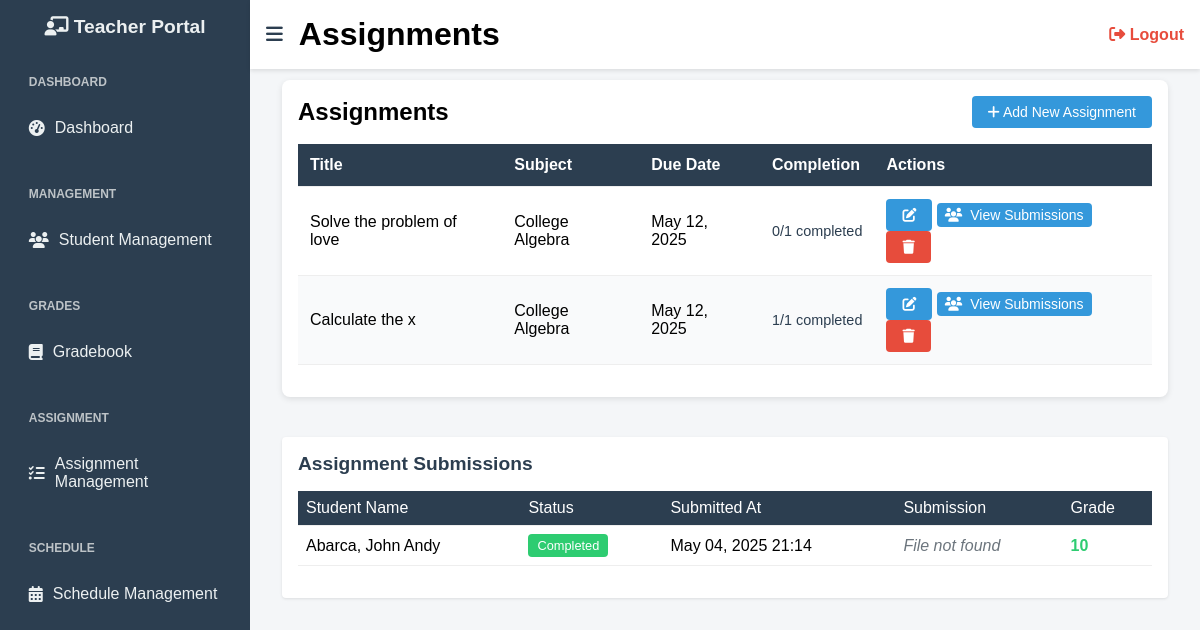
Page /assignment_management.php?view_submissions=18 (signed in) on the committed database.
### tables this page shows
CREATE TABLE `assignments` (
  `id` int(11) NOT NULL,
  `title` varchar(255) NOT NULL,
  `description` text DEFAULT NULL,
  `due_date` date NOT NULL,
  `subject_id` int(11) NOT NULL,
  `created_at` timestamp NOT NULL DEFAULT current_timestamp()
);

CREATE TABLE `subjects` (
  `id` int(11) NOT NULL,
  `subject_code` varchar(50) NOT NULL,
  `subject_name` varchar(100) NOT NULL,
  `units` int(11) NOT NULL,
  `semester` varchar(20) DEFAULT NULL,
  `year_level` varchar(20) DEFAULT NULL,
  `school_year` varchar(9) DEFAULT NULL,
  `program` varchar(255) DEFAULT NULL
);

CREATE TABLE `assignment_submissions` (
  `id` int(11) NOT NULL,
  `assignment_id` int(11) NOT NULL,
  `student_id` int(11) NOT NULL,
  `status` enum('pending','completed') DEFAULT 'pending',
  `file_path` varchar(255) DEFAULT NULL,
  `grade` int(11) DEFAULT NULL,
  `submitted_at` timestamp NOT NULL DEFAULT current_timestamp()
);

CREATE TABLE `students` (
  `id` int(11) NOT NULL,
  `lastname` varchar(100) DEFAULT NULL,
  `firstname` varchar(100) DEFAULT NULL,
  `middlename` varchar(100) DEFAULT NULL,
  `dob` date DEFAULT NULL,
  `gender` varchar(10) DEFAULT NULL,
  `email` varchar(150) DEFAULT NULL,
  `phone` varchar(20) DEFAULT NULL,
  `address` text DEFAULT NULL,
  `grade_level` varchar(50) DEFAULT NULL,
  `program` varchar(100) DEFAULT NULL,
  `previous_school` varchar(150) DEFAULT NULL,
  `enrollment_date` date DEFAULT NULL,
  `student_type` varchar(20) DEFAULT NULL,
  `parent_name` varchar(150) DEFAULT NULL,
  `parent_relationship` varchar(50) DEFAULT NULL,
  `parent_phone` varchar(20) DEFAULT NULL,
  `username` varchar(100) DEFAULT NULL,
  `password` varchar(255) DEFAULT NULL,
  `created_at` timestamp NOT NULL DEFAULT current_timestamp(),
  `role` varchar(50) DEFAULT 'student',
  `balance` decimal(10,2) DEFAULT 0.00,
  `grade` varchar(10) DEFAULT NULL,
  `approval_status` enum('pending','approved','rejected') DEFAULT 'pending'
);

### assignment_management.php (the view, shortened to what this page needs)
<?php
include('db_connect.php');
function getAssignments() {
    global $conn;
    $tableCheck = $conn->query("SHOW TABLES LIKE 'assignments'");
    $teacher_id = $_SESSION['teacher_id'];
    $sql = "SELECT a.*, s.subject_name,
            (SELECT COUNT(*) FROM assignment_submissions asub
             JOIN enrollments e ON asub.student_id = e.student_id
             WHERE asub.assignment_id = a.id AND asub.status = 'completed'
             AND e.subject_id = a.subject_id) as completed_count,
            (SELECT COUNT(*) FROM enrollments e
             JOIN class_schedules cs ON e.subject_id = cs.subject_id
             WHERE cs.teacher_id = ? AND e.subject_id = a.subject_id) as total_students
            FROM assignments a
            JOIN subjects s ON a.subject_id = s.id
            JOIN class_schedules cs ON s.id = cs.subject_id
            WHERE cs.teacher_id = ?
            ORDER BY a.due_date ASC";
    $stmt = $conn->prepare($sql);
    $stmt->bind_param("ii", $teacher_id, $teacher_id);
    $stmt->execute();
    $result = $stmt->get_result();
    return $result->fetch_all(MYSQLI_ASSOC);
}
function getAssignmentSubmissions($assignment_id) {
    global $conn;
    $sql = "SELECT s.id, s.firstname, s.lastname, asub.status, asub.submitted_at, asub.file_path, asub.grade, asub.id as submission_id
            FROM enrollments e
            JOIN students s ON s.id = e.student_id
            LEFT JOIN assignment_submissions asub ON asub.student_id = s.id AND asub.assignment_id = ?
            WHERE e.subject_id = (SELECT subject_id FROM assignments WHERE id = ?)
            ORDER BY s.lastname, s.firstname";
    $stmt = $conn->prepare($sql);
    $stmt->bind_param("ii", $assignment_id, $assignment_id);
    $stmt->execute();
    $result = $stmt->get_result();
    return $result->fetch_all(MYSQLI_ASSOC);
}
$assignments = getAssignments();
$submissions = [];
if (isset($_GET['view_submissions'])) {
    $submissions = getAssignmentSubmissions($_GET['view_submissions']);
}
?>
<!DOCTYPE html>
<html lang="en">
<head>
    <link rel="stylesheet" href="https://cdnjs.cloudflare.com/ajax/libs/font-awesome/6.4.0/css/all.min.css" />
</head>
<body>
    <div class="sidebar" id="sidebar">
        <h2><i class="fas fa-chalkboard-teacher"></i> <span>Teacher Portal</span></h2>
        <ul>
            <li class="section-title">Dashboard</li>
            <li><a href="teacher_portal.php"><i class="fas fa-tachometer-alt"></i> <span>Dashboard</span></a></li>
            <li class="section-title">Management</li>
            <li><a href="student_management.php"><i class="fas fa-users"></i> <span>Student Management</span></a></li>
            <li class="section-title">Grades</li>
            <li><a href="gradebook.php"><i class="fas fa-book"></i> <span>Gradebook</span></a></li>
            <li class="section-title">Assignment</li>
            <li><a href="assignment_management.php"><i class="fas fa-tasks"></i> <span>Assignment Management</span></a></li>
            <li class="section-title">Schedule</li>
            <li><a href="teacher_schedule.php"><i class="fas fa-calendar-alt"></i> <span>Schedule Management</span></a></li>
        </ul>
    </div>
    <div class="topbar" id="topbar">
        <button class="toggle-btn" onclick="toggleSidebar()">
            <i class="fas fa-bars"></i>
        </button>
        <h1>Assignments</h1>
        <a href="logout.php" class="logout-btn"><i class="fas fa-sign-out-alt"></i> Logout</a>
    </div>
    <div class="content" id="content">
        <div class="assignment-table">
            <div style="display: flex; justify-content: space-between; align-items: center; margin-bottom: 1rem;">
                <h2>Assignments</h2>
                <button class="btn btn-primary" onclick="openAddModal()">
                    <i class="fas fa-plus"></i> Add New Assignment
                </button>
            </div>
            <table>
                <thead>
                    <tr>
                        <th>Title</th>
                        <th>Subject</th>
                        <th>Due Date</th>
                        <th>Completion</th>
                        <th>Actions</th>
                    </tr>
                </thead>
                <tbody>
                    <?php foreach ($assignments as $assignment): ?>
                    <tr>
                        <td><?php echo htmlspecialchars($assignment['title']); ?></td>
                        <td><?php echo htmlspecialchars($assignment['subject_name']); ?></td>
                        <td><?php echo date('M d, Y', strtotime($assignment['due_date'])); ?></td>
                        <td>
                            <span class="completion-text">
                                <?php echo $assignment['completed_count']; ?>/<?php echo $assignment['total_students']; ?> completed
                            </span>
                        </td>
                        <td>
                            <button class="btn btn-primary" onclick="openEditModal(<?php echo htmlspecialchars(json_encode($assignment)); ?>)">
                                <i class="fas fa-edit"></i>
                            </button>
                            <button class="btn btn-info" onclick="viewSubmissions(<?php echo $assignment['id']; ?>)">
                                <i class="fas fa-users"></i> View Submissions
                            </button>
                            <button class="btn btn-danger" onclick="confirmDelete(<?php echo $assignment['id']; ?>)">
                                <i class="fas fa-trash"></i>
                            </button>
                        </td>
                    </tr>
                    <?php endforeach; ?>
                </tbody>
            </table>
        </div>
        <?php if (isset($_GET['view_submissions'])): ?>
        <div class="submissions-table">
            <h2>Assignment Submissions</h2>
            <table>
                <thead>
                    <tr>
                        <th>Student Name</th>
                        <th>Status</th>
                        <th>Submitted At</th>
                        <th>Submission</th>
                        <th>Grade</th>
                    </tr>
                </thead>
                <tbody>
                    <?php foreach ($submissions as $submission): ?>
                    <tr>
                        <td><?php echo htmlspecialchars($submission['lastname'] . ', ' . $submission['firstname']); ?></td>
                        <td>
                            <span class="status-badge status-<?php echo $submission['status']; ?>">
                                <?php echo ucfirst($submission['status']); ?>
                            </span>
                        </td>
                        <td>
                            <?php echo $submission['submitted_at'] ? date('M d, Y H:i', strtotime($submission['submitted_at'])) : 'Not submitted'; ?>
                        </td>
                        <td>
                            <?php if ($submission['status'] === 'completed' && !empty($submission['file_path'])): ?>
                                <?php
                                $file_path = $submission['file_path'];
                                $absolute_path = $_SERVER['DOCUMENT_ROOT'] . '/SMS_2/' . $file_path;
                                if (file_exists($absolute_path)):
                                ?>
                                    <a href="<?php echo htmlspecialchars($file_path); ?>" class="btn btn-info" target="_blank">
                                        <i class="fas fa-download"></i> View Submission
                                    </a>
                                <?php else: ?>
                                    <span class="text-muted">File not found</span>
                                <?php endif; ?>
                            <?php else: ?>
                                <span class="text-muted">No file submitted</span>
                            <?php endif; ?>
                        </td>
                        <td>
                            <?php if ($submission['status'] === 'completed'): ?>
                                <?php if (isset($submission['grade']) && $submission['grade'] !== null): ?>
                                    <span style="color:#2ecc71; font-weight:bold;"> <?php echo $submission['grade']; ?> </span>
                                <?php endif; ?>
                            <?php else: ?>
                                <span class="text-muted">-</span>
                            <?php endif; ?>
                        </td>
                    </tr>
                    <?php endforeach; ?>
                </tbody>
            </table>
        </div>
        <?php endif; ?>
    </div>
</body>
</html>

### assignment_management.php (style rules this page uses)
* { box-sizing: border-box; margin: 0; padding: 0; }
body { font-family: Arial, sans-serif; display: flex; min-height: 100vh; background-color: #f4f6f8; }
.sidebar { width: 250px; background-color: #2c3e50; color: #ecf0f1; padding-top: 1rem; flex-shrink: 0; overflow: hidden; transition: all 0.3s ease; }
.sidebar h2 { text-align: center; margin-bottom: 1rem; font-size: 1.2rem; }
.sidebar ul { list-style: none; padding: 0 1rem; }
.sidebar li { padding: 0.8rem; cursor: pointer; transition: background-color 0.2s; display: flex; align-items: center; gap: 10px; }
.sidebar .section-title { font-weight: bold; font-size: 0.75rem; margin-top: 1.5rem; margin-bottom: 0.3rem; color: #bdc3c7; text-transform: uppercase; }
.sidebar li a { text-decoration: none; color: inherit; display: flex; align-items: center; gap: 10px; width: 100%; }
.topbar { position: fixed; left: 250px; right: 0; top: 0; background-color: #fff; padding: 1rem; box-shadow: 0 2px 4px rgba(0,0,0,0.1); z-index: 999; display: flex; align-items: center; gap: 1rem; transition: left 0.3s ease; }
.toggle-btn { font-size: 1.2rem; cursor: pointer; background: none; border: none; color: #2c3e50; }
.logout-btn { margin-left: auto; text-decoration: none; color: #e74c3c; font-weight: bold; font-size: 1rem; }
.content { flex-grow: 1; padding: 5rem 2rem 2rem 2rem; transition: all 0.3s ease; margin-left: 0; }
.assignment-table { background-color: #fff; border-radius: 0.5rem; padding: 1rem; margin-bottom: 40px; box-shadow: 0 2px 6px rgba(0, 0, 0, 0.1); overflow-x: auto; }
table { width: 100%; border-collapse: collapse; margin-bottom: 1rem; }
th, td { padding: 0.75rem; border-bottom: 1px solid #eee; text-align: left; }
th { background: #2c3e50; color: white; }
tr:nth-child(even) { background-color: #f9fafb; }
.btn { padding: 8px 16px; border: none; border-radius: 4px; cursor: pointer; font-size: 14px; transition: background-color 0.3s; }
.btn-primary { background-color: #3498db; color: white; }
.btn-danger { background-color: #e74c3c; color: white; }
.completion-text { font-size: 0.9rem; color: #2c3e50; font-weight: 500; }
.status-badge { padding: 4px 8px; border-radius: 4px; font-size: 0.8rem; font-weight: 500; display: inline-block; text-align: center; min-width: 80px; }
.status-completed { background-color: #2ecc71; color: #fff; }
.submissions-table { background-color: #fff; border-radius: 4px; padding: 1rem; margin-top: 1.5rem; box-shadow: 0 1px 3px rgba(0, 0, 0, 0.1); }
.submissions-table h2 { color: #2c3e50; margin-bottom: 1rem; font-size: 1.2rem; }
.submissions-table table { width: 100%; border-collapse: collapse; }
.submissions-table th { background: #2c3e50; color: white; padding: 8px; text-align: left; font-weight: 500; }
.submissions-table td { padding: 8px; border-bottom: 1px solid #eee; }
.btn-info { background-color: #3498db; color: white; border: none; padding: 6px 12px; border-radius: 4px; cursor: pointer; font-size: 0.9rem; }
.btn-info i { margin-right: 4px; }
.text-muted { color: #6c757d; font-style: italic; }
.btn-info { padding: 0.25rem 0.5rem; font-size: 0.875rem; }

### rows in the picture
assignments: title "Solve the problem of love", subject.subject_name "College Algebra", due_date "May 12, 2025", completed_count "0", total_students "1"
assignments: title "Calculate the x", subject.subject_name "College Algebra", due_date "May 12, 2025", completed_count "1", total_students "1"
assignment_submissions: student.firstname "Abarca, John Andy", status "Completed", submitted_at "May 04, 2025 21:14", shows "File not found", grade "10"
